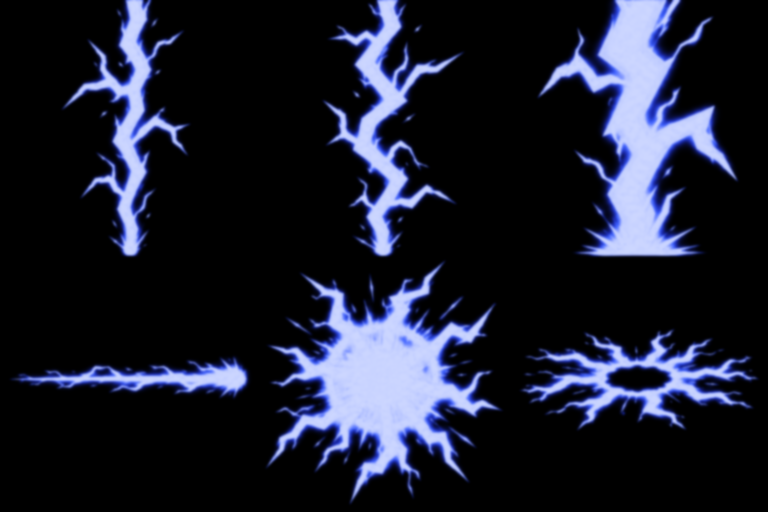
#> input picture Animations/Warrior/jump_attack/source/thunderclap_fx_sheet_toned.png, 1536 x 1024 px (shown at 1/2 size)
$ python tone_tc_sheet.py --src thunderclap_fx_sheet_toned.png
#> lines starting #> are read from the running program, lines starting #| are printed output that depends on the picture
#!/usr/bin/env python3
"""Tones down the user's ChatGPT lightning sheet for the Thunderclap Guillotine (2026-11-13).

The user: "it seems a bit cartoonish for my taste. I actually like your effects, you can use the generated ones by toning them down."
What made it cartoonish: flat violet outlines round every bolt and very wide, saturated glows. So, before the sheet is cut:
  1. the colour is replaced by the game's ONE lightning blue (the user's rule of 2026-11-09, see LTC in the page: deep 35,55,215, mid 60,95,255, bright 125,148,255, core 240,244,255),
     with no violet at all;
  2. the brightness goes through a gamma (default 1.9; 1.35 was tried first and made the cores wider and whiter, which looked MORE flat), which thins the glows and the cores and leaves a periwinkle peak instead of white (like the recoloured Static Stiletto pictures);
  2b. a light Gaussian blur (--blur 2.2) takes the hard, clean vector edges off the shapes (they were flat solid polygons: the other half of the cartoon look);
  3. (the page then draws the pictures at a low strength, 45% by default, on top of its own code bolts.)

  python tone_tc_sheet.py [--gamma 1.9]
  python ../../../../source/tools/cut_fx_sheet.py thunderclap_fx_sheet_toned.png ../../../../source/assets/fx --cols 3 --rows 2 --min 40 --pad 12 "--names=tc_bolt_a,tc_bolt_b,tc_bolt_heavy,tc_blade,tc_burst,tc_ground"
(the second command is run for you by this script unless --no-cut is given)
"""
import argparse
import pathlib
import subprocess
import sys
import numpy as np
from PIL import Image

HERE = pathlib.Path(__file__).resolve().parent
ROOT = HERE.parents[3]
ap = argparse.ArgumentParser()
ap.add_argument("--src", default=str(ROOT / "inbox" / "SPELL VFX" / "lightning_effects_vfx.png"))
ap.add_argument("--gamma", type=float, default=1.9)
ap.add_argument("--blur", type=float, default=2.2, help="Gaussian blur (px of the 1536 px sheet) that takes the hard vector edges off the shapes")
ap.add_argument("--no-cut", action="store_true")
a = ap.parse_args()

STOPS = [(0.00, (0, 0, 0)), (0.30, (25, 40, 170)), (0.60, (60, 95, 255)), (0.85, (125, 148, 255)), (1.00, (205, 215, 255))]      # the same periwinkle peak as the recoloured ss_* pictures (about 158,176,255 at their brightest), not white
img = np.array(Image.open(a.src).convert("RGB")).astype(float) / 255
v = img.max(axis=2)
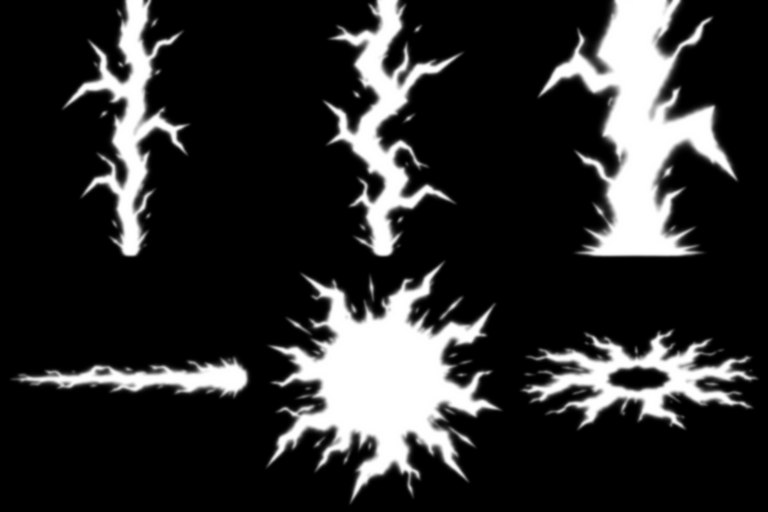
#> v: shape (1024, 1536) float64 (shown at 1/2 size); min 0, max 1, mean 0.178
v = np.clip((v - 0.04) / 0.96, 0, 1) ** a.gamma                       # the generator's faint black haze goes, the halos get thinner
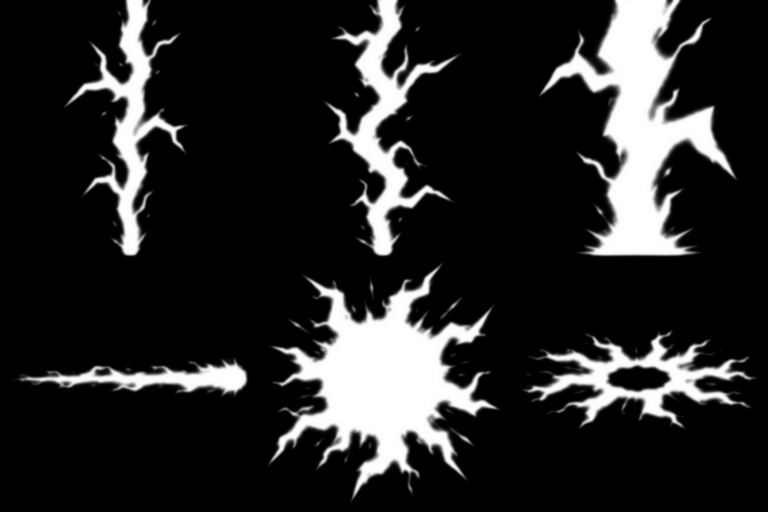
#> v: shape (1024, 1536) float64 (shown at 1/2 size); min 0, max 1, mean 0.154
out = np.zeros(img.shape)
xs = [s[0] for s in STOPS]
for c in range(3):
    out[..., c] = np.interp(v, xs, [s[1][c] for s in STOPS])
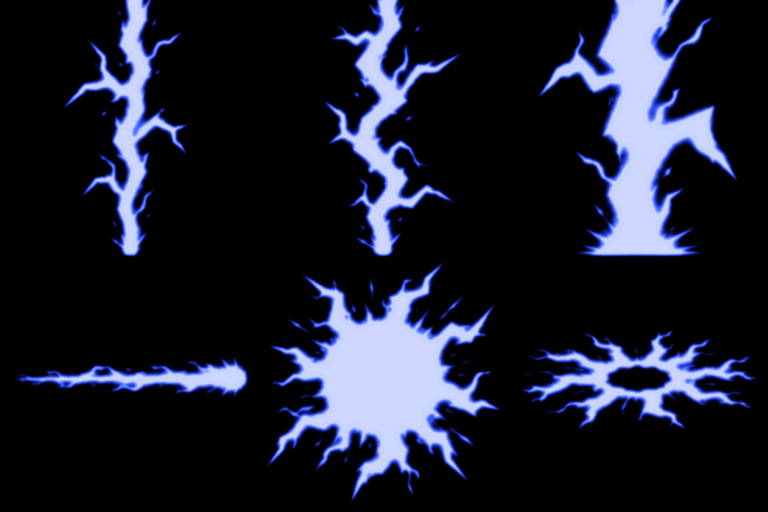
#> out: shape (1024, 1536, 3) float64 (shown at 1/2 size); mean of channels 0, 1, 2 27.9, 30.8, 45.5; drawn as R, G, B
if a.blur > 0:
    from scipy import ndimage as ndi
    for c in range(3):
        out[..., c] = ndi.gaussian_filter(out[..., c], a.blur)
dst = HERE / "thunderclap_fx_sheet_toned.png"
Image.fromarray(np.clip(out, 0, 255).astype(np.uint8)).save(dst)
print("wrote", dst, "gamma", a.gamma)
if not a.no_cut:
    subprocess.check_call([sys.executable, str(ROOT / "source" / "tools" / "cut_fx_sheet.py"), str(dst), str(ROOT / "source" / "assets" / "fx"), "--cols", "3", "--rows", "2",
                           "--min", "40", "--pad", "12", "--names=tc_bolt_a,tc_bolt_b,tc_bolt_heavy,tc_blade,tc_burst,tc_ground"])
#> (this line was passed over: subprocess is not available in this run)
